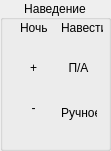
    <widget class="QGroupBox" name="groupBox_16">
     <property name="geometry">
      <rect>
       <x>10</x>
       <y>165</y>
       <width>111</width>
       <height>151</height>
      </rect>
     </property>
     <property name="title">
      <string>Наведение</string>
     </property>
     <property name="alignment">
      <set>Qt::AlignCenter</set>
     </property>
     <widget class="QWidget" name="layoutWidget_9">
      <property name="geometry">
       <rect>
        <x>20</x>
        <y>59</y>
        <width>27</width>
        <height>46</height>
       </rect>
      </property>
      <layout class="QVBoxLayout" name="verticalLayout_8">
       <item>
        <widget class="QLabel" name="label_15">
         <property name="maximumSize">
          <size>
           <width>200</width>
           <height>16777215</height>
          </size>
         </property>
         <property name="text">
          <string>&lt;html&gt;&lt;head/&gt;&lt;body&gt;&lt;p align=&quot;center&quot;&gt;+&lt;/p&gt;&lt;/body&gt;&lt;/html&gt;</string>
         </property>
        </widget>
       </item>
       <item>
        <widget class="QPushButton" name="btnPultNavedZoomIn">
         <property name="maximumSize">
          <size>
           <width>22</width>
           <height>22</height>
          </size>
         </property>
         <property name="text">
          <string/>
         </property>
         <property name="icon">
          <iconset resource="images.qrc">
           <normaloff>:/resourses/greenBtnOff.png</normaloff>:/resourses/greenBtnOff.png</iconset>
         </property>
         <property name="iconSize">
          <size>
           <width>20</width>
           <height>20</height>
          </size>
         </property>
         <property name="flat">
          <bool>true</bool>
         </property>
        </widget>
       </item>
      </layout>
     </widget>
     <widget class="QWidget" name="layoutWidget_10">
      <property name="geometry">
       <rect>
        <x>20</x>
        <y>99</y>
        <width>27</width>
        <height>46</height>
       </rect>
      </property>
      <layout class="QVBoxLayout" name="verticalLayout_9">
       <item>
        <widget class="QLabel" name="label_16">
         <property name="maximumSize">
          <size>
           <width>200</width>
           <height>16777215</height>
          </size>
         </property>
         <property name="text">
          <string>&lt;html&gt;&lt;head/&gt;&lt;body&gt;&lt;p align=&quot;center&quot;&gt;-&lt;/p&gt;&lt;/body&gt;&lt;/html&gt;</string>
         </property>
        </widget>
       </item>
       <item>
        <widget class="QPushButton" name="btnPultNavedZoomOut">
         <property name="maximumSize">
          <size>
           <width>22</width>
           <height>22</height>
          </size>
         </property>
         <property name="text">
          <string/>
         </property>
         <property name="icon">
          <iconset resource="images.qrc">
           <normaloff>:/resourses/greenBtnOff.png</normaloff>:/resourses/greenBtnOff.png</iconset>
         </property>
         <property name="iconSize">
          <size>
           <width>20</width>
           <height>20</height>
          </size>
         </property>
         <property name="flat">
          <bool>true</bool>
         </property>
        </widget>
       </item>
      </layout>
     </widget>
     <widget class="QWidget" name="layoutWidget_24">
      <property name="geometry">
       <rect>
        <x>65</x>
        <y>59</y>
        <width>27</width>
        <height>46</height>
       </rect>
      </property>
      <layout class="QVBoxLayout" name="verticalLayout_10">
       <item>
        <widget class="QLabel" name="label_17">
         <property name="maximumSize">
          <size>
           <width>200</width>
           <height>16777215</height>
          </size>
         </property>
         <property name="text">
          <string>&lt;html&gt;&lt;head/&gt;&lt;body&gt;&lt;p align=&quot;center&quot;&gt;П/А&lt;/p&gt;&lt;/body&gt;&lt;/html&gt;</string>
         </property>
        </widget>
       </item>
       <item>
        <widget class="QPushButton" name="btnPultNavedPA">
         <property name="maximumSize">
          <size>
           <width>22</width>
           <height>22</height>
          </size>
         </property>
         <property name="text">
          <string/>
         </property>
         <property name="icon">
          <iconset resource="images.qrc">
           <normaloff>:/resourses/greenBtnOff.png</normaloff>:/resourses/greenBtnOff.png</iconset>
         </property>
         <property name="iconSize">
          <size>
           <width>20</width>
           <height>20</height>
          </size>
         </property>
         <property name="flat">
          <bool>true</bool>
         </property>
        </widget>
       </item>
      </layout>
     </widget>
     <widget class="QWidget" name="layoutWidget_27">
      <property name="geometry">
       <rect>
        <x>20</x>
        <y>19</y>
        <width>27</width>
        <height>46</height>
       </rect>
      </property>
      <layout class="QVBoxLayout" name="verticalLayout_11">
       <item>
        <widget class="QLabel" name="label_18">
         <property name="maximumSize">
          <size>
           <width>200</width>
           <height>16777215</height>
          </size>
         </property>
         <property name="text">
          <string>&lt;html&gt;&lt;head/&gt;&lt;body&gt;&lt;p align=&quot;center&quot;&gt;Ночь&lt;/p&gt;&lt;/body&gt;&lt;/html&gt;</string>
         </property>
        </widget>
       </item>
       <item>
        <widget class="QPushButton" name="btnPultNavedNight">
         <property name="maximumSize">
          <size>
           <width>22</width>
           <height>22</height>
          </size>
         </property>
         <property name="text">
          <string/>
         </property>
         <property name="icon">
          <iconset resource="images.qrc">
           <normaloff>:/resourses/greenBtnOff.png</normaloff>:/resourses/greenBtnOff.png</iconset>
         </property>
         <property name="iconSize">
          <size>
           <width>20</width>
           <height>20</height>
          </size>
         </property>
         <property name="flat">
          <bool>true</bool>
         </property>
        </widget>
       </item>
      </layout>
     </widget>
     <widget class="QPushButton" name="btnPultNavedNavesti">
      <property name="geometry">
       <rect>
        <x>70</x>
        <y>39</y>
        <width>20</width>
        <height>20</height>
       </rect>
      </property>
      <property name="maximumSize">
       <size>
        <width>22</width>
        <height>22</height>
       </size>
      </property>
      <property name="text">
       <string/>
      </property>
      <property name="icon">
       <iconset resource="images.qrc">
        <normaloff>:/resourses/greenBtnOff.png</normaloff>:/resourses/greenBtnOff.png</iconset>
      </property>
      <property name="iconSize">
       <size>
        <width>20</width>
        <height>20</height>
       </size>
      </property>
      <property name="flat">
       <bool>true</bool>
      </property>
     </widget>
     <widget class="QLabel" name="label_14">
      <property name="geometry">
       <rect>
        <x>61</x>
        <y>20</y>
        <width>42</width>
        <height>16</height>
       </rect>
      </property>
      <property name="maximumSize">
       <size>
        <width>200</width>
        <height>16777215</height>
       </size>
      </property>
      <property name="text">
       <string>&lt;html&gt;&lt;head/&gt;&lt;body&gt;&lt;p align=&quot;center&quot;&gt;Навести&lt;/p&gt;&lt;/body&gt;&lt;/html&gt;</string>
      </property>
     </widget>
     <widget class="QPushButton" name="btnPultNavedManual">
      <property name="geometry">
       <rect>
        <x>70</x>
        <y>120</y>
        <width>20</width>
        <height>20</height>
       </rect>
      </property>
      <property name="maximumSize">
       <size>
        <width>22</width>
        <height>22</height>
       </size>
      </property>
      <property name="text">
       <string/>
      </property>
      <property name="icon">
       <iconset resource="images.qrc">
        <normaloff>:/resourses/greenBtnOff.png</normaloff>:/resourses/greenBtnOff.png</iconset>
      </property>
      <property name="iconSize">
       <size>
        <width>20</width>
        <height>20</height>
       </size>
      </property>
      <property name="flat">
       <bool>true</bool>
      </property>
     </widget>
     <widget class="QLabel" name="label_19">
      <property name="geometry">
       <rect>
        <x>61</x>
        <y>105</y>
        <width>36</width>
        <height>16</height>
       </rect>
      </property>
      <property name="maximumSize">
       <size>
        <width>200</width>
        <height>16777215</height>
       </size>
      </property>
      <property name="text">
       <string>&lt;html&gt;&lt;head/&gt;&lt;body&gt;&lt;p align=&quot;center&quot;&gt;Ручное&lt;/p&gt;&lt;/body&gt;&lt;/html&gt;</string>
      </property>
     </widget>
    </widget>
